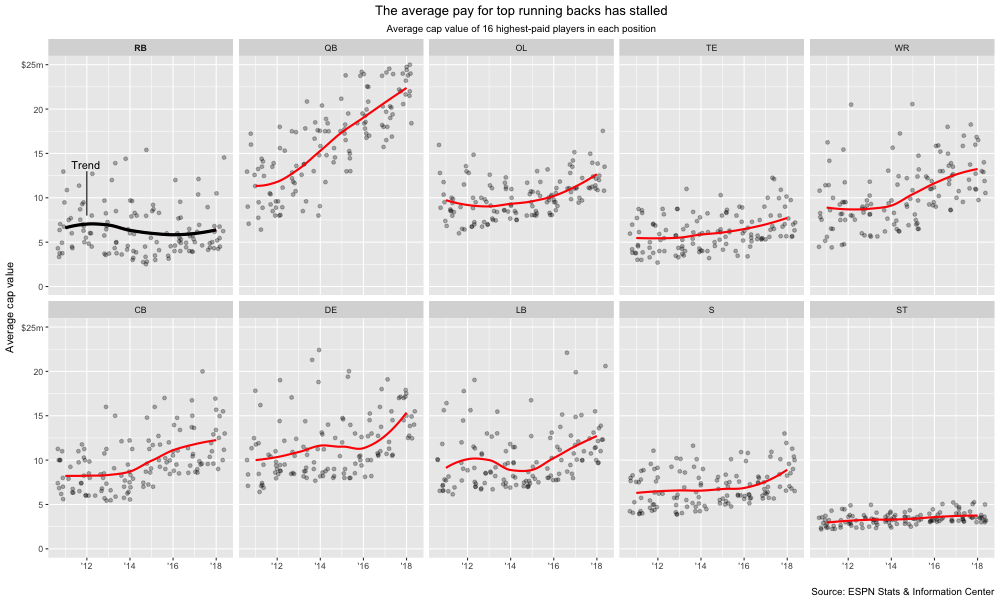

The script that saved this image:
library(tidyverse)
library(readxl)
library(here)
library(grid)

# download and read in file
if (!file.exists("week2/tidy_tuesday_week2.xlsx")) {
    url <- "https://github.com/rfordatascience/tidytuesday/raw/master/data/tidy_tuesday_week2.xlsx"
    download.file(url, dest = "week2/tidy_tuesday_week2.xlsx", mode = "wb") 
}
nfl_raw <- read_xlsx(here("week2", "tidy_tuesday_week2.xlsx"))

positions_abb <- tribble(
    ~position, ~abb,
    "Running Back", "RB",
    "Quarterback", "QB",
    "Offensive Lineman", "OL",
    "Tight End", "TE",
    "Wide Receiver", "WR",
    "Cornerback", "CB",
    "Defensive Lineman", "DE",
    "Linebacker", "LB",
    "Safety", "S",
    "Special Teamer", "ST"
)

nfl_tidy <- nfl_raw %>%
    gather(key = "position", value = "salary", -year) %>%
    left_join(positions_abb, by = "position") %>%
    mutate(abb = fct_relevel(abb, positions_abb$abb),
           year = year %% 100,
           salary = salary / 1e6,
           off_def = factor(case_when(
               abb %in% c("OL","QB","RB","TE","WR") ~ "Offense",
               TRUE ~ "Defense"), level = c("Offense", "Defense")))

# filter only top 16 in each position
top16 <- nfl_tidy %>%
    group_by(year, position) %>%
    top_n(16, salary) %>%
    ungroup()

# dataframe for Trend annotation
ann_text <- data.frame(
    label = c("Trend", rep("")),
    abb = factor("RB", levels = c("RB","QB","OL","TE","WR","CB","DE","LB","S","ST"))
)

# dataframe for line segment annotation
segm_df <- data.frame(
    x = 12, y = 13, xend = 12, yend = 8,
    abb = factor("RB", levels = c("RB","QB","OL","TE","WR","CB","DE","LB","S","ST"))
)

p <- ggplot(top16, aes(x = year, y = salary)) +
    geom_jitter(alpha = 0.3) +
    geom_smooth(method = "loess", color = "red", se = FALSE) +
    geom_smooth(data = filter(top16, abb == "RB"), 
                method = "loess", color = "black", lwd = 1.5, se = FALSE) +
    facet_wrap(~ abb, nrow = 2) +
    scale_x_continuous(labels = scales::dollar_format(prefix = "'")) +
    scale_y_continuous(expand = c(0,0),
                       limits = c(-1, 26), 
                       labels = c("0", "5", "10", "15", "20", "$25m")) +
    labs(x = "", y = "Average cap value",
         title = "The average pay for top running backs has stalled",
         subtitle = "Average cap value of 16 highest-paid players in each position",
         caption = "Source: ESPN Stats & Information Center") +
    geom_text(data = ann_text, aes(x = -Inf, y = -Inf, label = label), 
              hjust = -0.8, vjust = -16) +
    geom_segment(data = segm_df, aes(x = x, y = y, xend = xend, yend = yend),
                 inherit.aes = FALSE) +
    theme(plot.title = element_text(hjust = 0.5),
          plot.subtitle = element_text(hjust = 0.5))

# make RB facet bold: https://stackoverflow.com/questions/46905774/ggplot-using-strip-text-x-element-text-for-making-only-one-element-of-the-fac
grob <- ggplotGrob(p)
k <- 57
grob$grobs[[k]]$grobs[[1]]$children[[2]]$children[[1]]$gp$font <- as.integer(2)
attr(grob$grobs[[k]]$grobs[[1]]$children[[2]]$children[[1]]$gp$font,"names") <- "bold"

# save output
png("week2/week2.png",width = 1000, height = 600, units = "px") 
grid.draw(grob) 
dev.off()

# find missing data in each column
#top16 %>%
#    map_df(function(x) sum(is.null(x))) %>%
#    gather(feature, num_nulls) 
